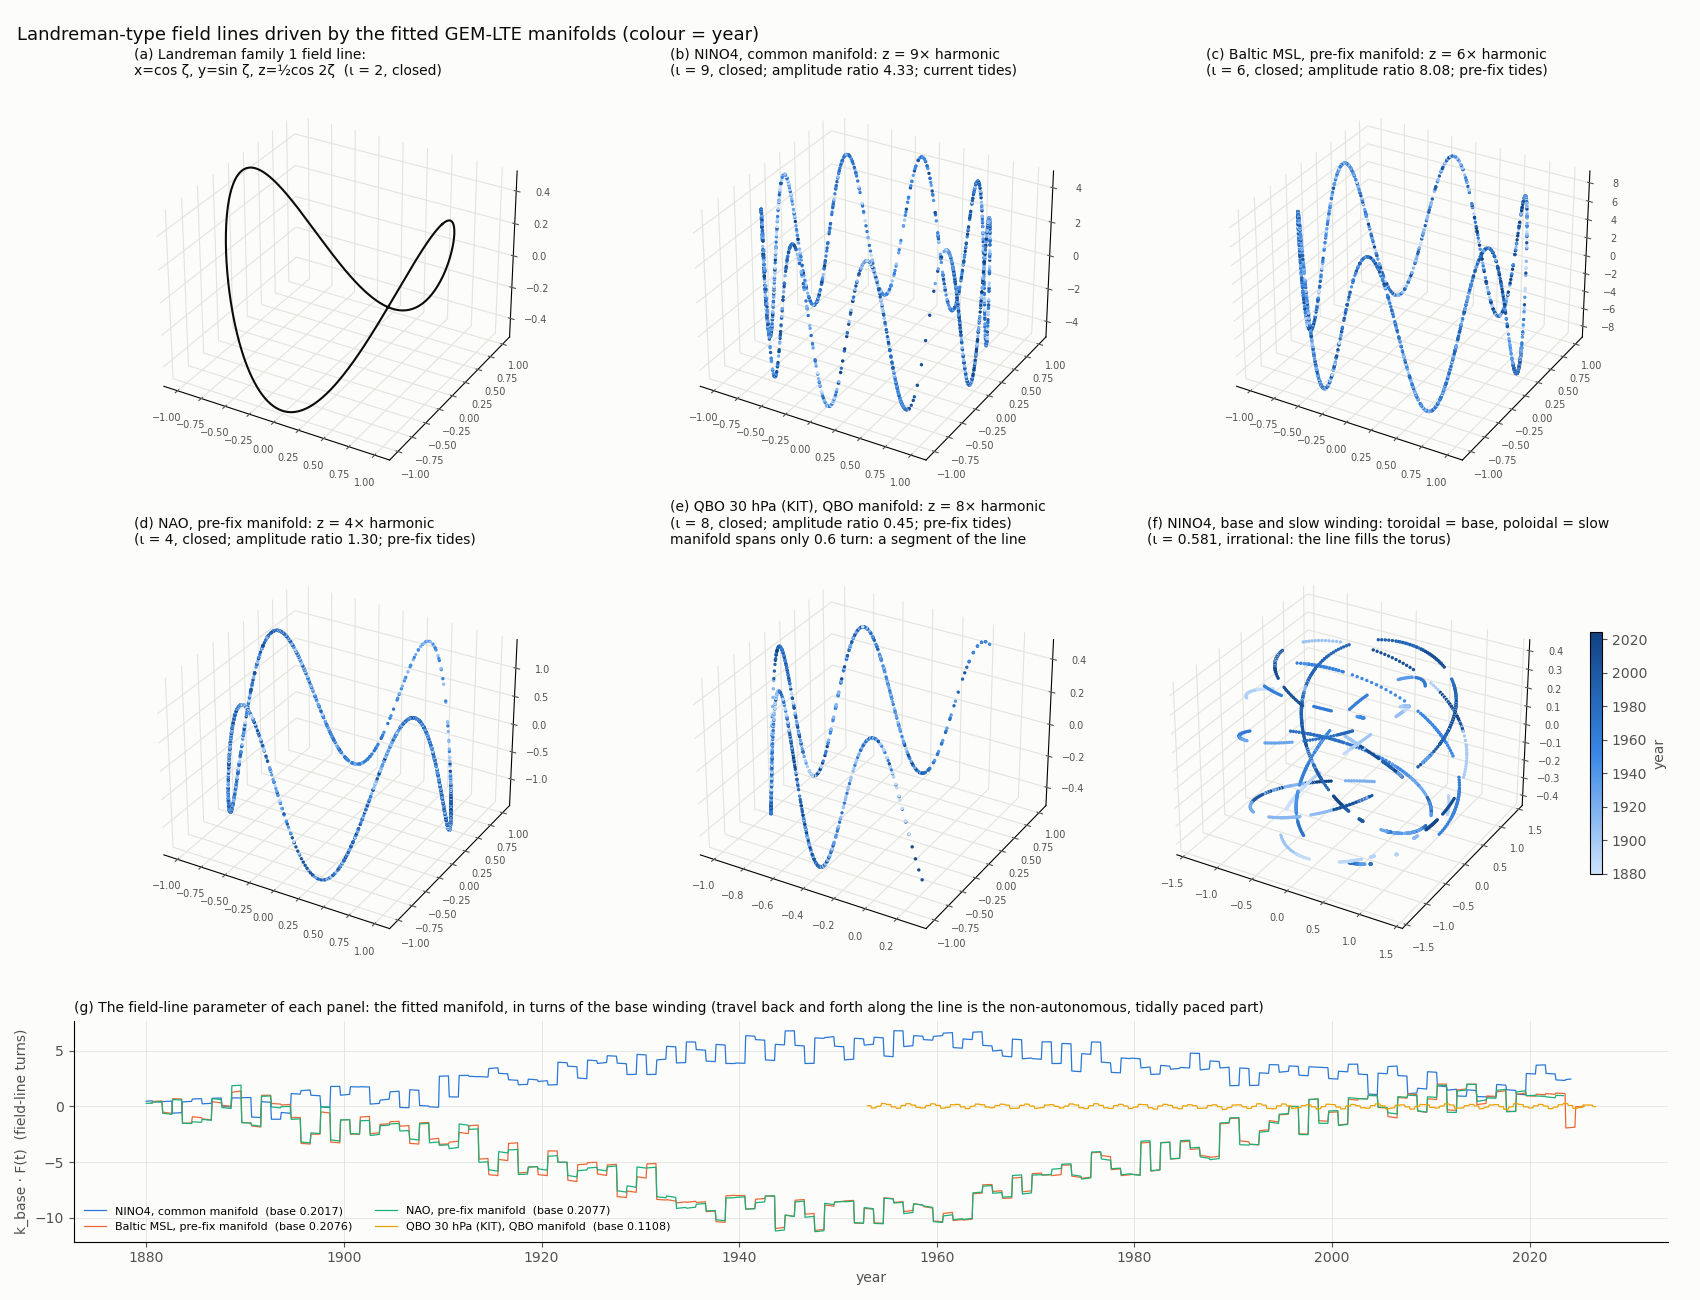

Python code for this plot:
#!/usr/bin/env python3
"""Empirical counterpart of basin.py: Landreman-type field lines driven by the fitted GEM-LTE manifolds (2026-10-21).

Landreman (arXiv:2609.26742), family 1: along a field line, parametrized by zeta, the Cartesian coordinates obey
decoupled harmonic oscillators  x'' = -x, y'' = -y, z'' = -4z  (zeta-derivatives), so a field line is
    x = a cos(zeta),  y = b sin(zeta),  z = c cos(2 zeta + beta)
and the rotational transform is the frequency ratio, iota = 2.

GEM-LTE (Chapter 12, eq. 12-14): the response zeta(t) = sin(sqrt(A) M(t) + theta0) is, written in the manifold M
instead of time, exactly a harmonic oscillator in M:  d2(zeta)/dM2 = -A zeta.  The fitted model is a sum of such
oscillators, sin(2 pi k F(t) + phase), with windings k = h * k_base (integer harmonics h) plus slow windings, all on one
manifold F(t) (lte_results.csv column 4). Taking the manifold as the field-line parameter,
    zeta = 2 pi k_base F(t),
the base winding gives the (x, y) pair and a harmonic h gives z = cos(h zeta + phase): Landreman's family-1 form with
the 2:1 ratio replaced by the fitted h:1, i.e. iota = h. Amplitudes and phases are the fitted ones
(lt.exe.windings.N.json, k_amp_phase). Because h is an integer the curve closes (a rational surface); a slow winding
with a non-integer ratio to the base (k_slow/k_base = 0.581 for the common manifold) instead fills a torus
(an irrational surface), shown in the last 3D panel.

Note: the integer ratios are imposed by the fitted model (integer harmonics of one base), not discovered; what the data
choose is which harmonic dominates and the non-integer slow-winding ratio.

    python3 basin_empirical.py      -> basin_empirical.png
"""
import json
from pathlib import Path

import matplotlib
import numpy as np

matplotlib.use("Agg")
import matplotlib.pyplot as plt  # noqa: E402
from matplotlib.colors import LinearSegmentedColormap  # noqa: E402

HERE = Path(__file__).resolve().parent
LEGS = HERE.parent / "experiments/Oct2026_generator/legs"
INK, MUTED, GRID, SURF = "#0b0b0b", "#52514e", "#e4e3df", "#fcfcfb"
TIME = LinearSegmentedColormap.from_list("time", ["#cde2fb", "#3987e5", "#104281"])      # sequential, one hue

# (title, run directory, leg, harmonic h for z, manifold label)
CASES = [("NINO4, common manifold", "nino4_34_3_12", 1, 9, "current tides"),
         ("Baltic MSL, pre-fix manifold", "nao_baltic_legacy_balticseed_2000_2005", 1, 6, "pre-fix tides"),
         ("NAO, pre-fix manifold", "nao_baltic_legacy_naoseed_2000_2005", 2, 4, "pre-fix tides"),
         ("QBO 30 hPa (KIT), QBO manifold", "qbo30_point0E", 1, 8, "pre-fix tides")]
SLOW_CASE = ("NINO4, base and slow winding", "amo_pdo_nino4_iode", 3)


def load(run, leg):
    d = LEGS / run
    p = json.load(open(d / ("result.p" if (d / "result.p").exists() else "lt.exe.p")))
    a = np.loadtxt(d / f"lte_results.{leg}.csv", delimiter=",")
    W = json.load(open(d / f"lt.exe.windings.{leg}.json"))["k_amp_phase"]
    return p, a[:, 0], a[:, 3], W


def term(W, k):
    """amplitude and phase of the fitted term with |winding| closest to k"""
    w = min(W, key=lambda x: abs(abs(x[0]) - k))
    return abs(w[0]), w[1], w[2] * np.sign(w[0])


def style3d(ax, title):
    ax.set_title(title, fontsize=10, color=INK, loc="left")
    ax.set_facecolor(SURF); ax.tick_params(colors=MUTED, labelsize=7)
    for axis in (ax.xaxis, ax.yaxis, ax.zaxis):
        axis.set_pane_color((0.99, 0.99, 0.98, 1.0)); axis._axinfo["grid"]["color"] = GRID


fig = plt.figure(figsize=(17, 13), facecolor=SURF)
gs = fig.add_gridspec(3, 3, height_ratios=[1, 1, 0.55])

# (a) Landreman family 1, exact: iota = 2
ax = fig.add_subplot(gs[0, 0], projection="3d"); z = np.linspace(0, 2 * np.pi, 400)
ax.plot(np.cos(z), np.sin(z), 0.5 * np.cos(2 * z), color=INK, lw=1.5)
style3d(ax, "(a) Landreman family 1 field line:\nx=cos ζ, y=sin ζ, z=½cos 2ζ  (ι = 2, closed)")

summary = []
for i, (title, run, leg, h, man) in enumerate(CASES):
    p, t, F, W = load(run, leg); kb = abs(p["ltep"][-1])
    _, ab, pb = term(W, kb); kh, ah, ph = term(W, h * kb)
    zeta = 2 * np.pi * kb * F
    x, y, zz = np.cos(zeta + pb), np.sin(zeta + pb), (ah / ab) * np.cos(2 * np.pi * kh * F + ph)
    ax = fig.add_subplot(gs[(i + 1) // 3, (i + 1) % 3], projection="3d")
    sc = ax.scatter(x, y, zz, c=t, cmap=TIME, s=2, depthshade=False)
    style3d(ax, f"({'bcde'[i]}) {title}: z = {kh / kb:.0f}× harmonic\n(ι = {kh / kb:.0f}, closed; amplitude ratio {ah / ab:.2f}; {man})" + (f"\nmanifold spans only {kb * (F.max() - F.min()):.1f} turn: a segment of the line" if kb * (F.max() - F.min()) < 1 else ""))
    summary.append((title, t, F, kb, kh / kb, ah / ab))

# (f) irrational surface: base winding (toroidal) and the slow winding (poloidal) on a torus
p, t, F, W = load(*SLOW_CASE[1:]); kb = abs(p["ltep"][-1]); ks = abs(p["ltep"][0]); iota_slow = ks / kb
_, _, pb = term(W, kb); _, _, ps = term(W, ks)
phi, th = 2 * np.pi * kb * F + pb, 2 * np.pi * ks * F + ps; R0, r = 1.0, 0.4
ax = fig.add_subplot(gs[1, 2], projection="3d")
sc = ax.scatter((R0 + r * np.cos(th)) * np.cos(phi), (R0 + r * np.cos(th)) * np.sin(phi), r * np.sin(th), c=t, cmap=TIME, s=2, depthshade=False)
style3d(ax, f"(f) {SLOW_CASE[0]}: toroidal = base, poloidal = slow\n(ι = {ks / kb:.3f}, irrational: the line fills the torus)")
cb = fig.colorbar(sc, ax=ax, shrink=0.6, pad=0.08); cb.set_label("year", color=MUTED); cb.ax.tick_params(colors=MUTED)

# (g) the field-line parameters themselves: the fitted manifolds F(t)
ax = fig.add_subplot(gs[2, :]); ax.set_facecolor(SURF)
for (title, t, F, kb, h, ratio), col in zip(summary, ["#2a78d6", "#eb6834", "#1baf7a", "#eda100"]):
    ax.plot(t, kb * F, color=col, lw=0.9, label=f"{title}  (base {kb:.4f})")
ax.set_ylabel("k_base · F(t)  (field-line turns)", color=MUTED); ax.set_xlabel("year", color=MUTED)
ax.set_title("(g) The field-line parameter of each panel: the fitted manifold, in turns of the base winding "
             "(travel back and forth along the line is the non-autonomous, tidally paced part)", loc="left", fontsize=10, color=INK)
ax.grid(True, color=GRID, lw=0.6); ax.tick_params(colors=MUTED); ax.legend(frameon=False, fontsize=8, ncol=2, loc="lower left")
for s in ("top", "right"):
    ax.spines[s].set_visible(False)
fig.suptitle("Landreman-type field lines driven by the fitted GEM-LTE manifolds (colour = year)", x=0.01, ha="left", fontsize=13, color=INK)
fig.tight_layout()
fig.savefig(HERE / "basin_empirical.png", dpi=100, facecolor=SURF)
print("plot: basin_empirical.png")
for title, t, F, kb, h, ratio in summary:
    print(f"  {title:32s} base {kb:.4f}, iota = {h:.0f}, z/x amplitude ratio {ratio:.2f}, manifold spans {kb * (F.max() - F.min()):.1f} turns")
print(f"  {SLOW_CASE[0]:32s} slow/base iota = {iota_slow:.4f}")
